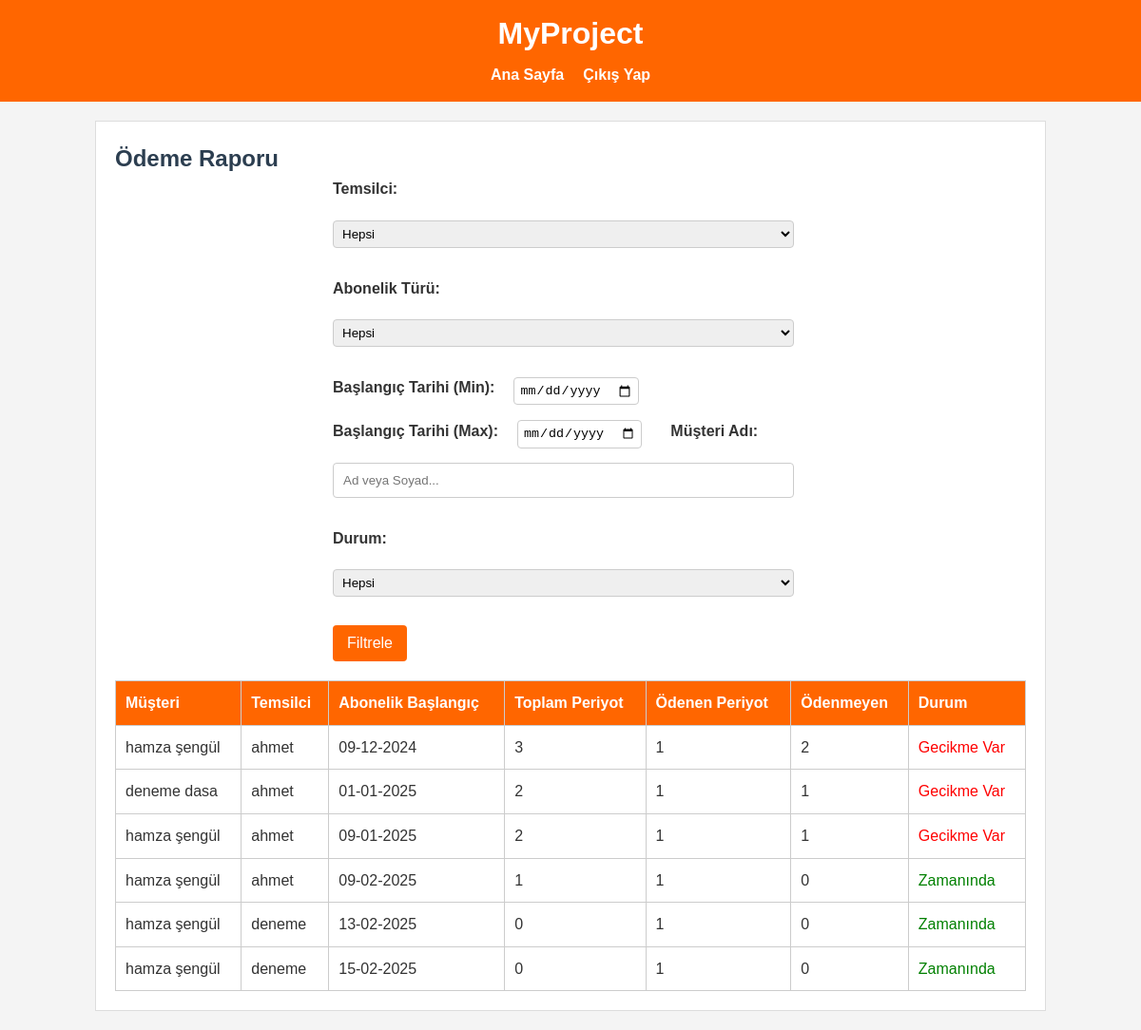
The app's page /payment-overview/ (signed in) with its own data.
### core/models.py (models this page shows, shortened)
class Customer(models.Model):
    representative = models.ForeignKey(User, on_delete=models.CASCADE, related_name='customers', verbose_name="Temsilci")
    first_name = models.CharField(max_length=30, verbose_name="Ad")
    last_name = models.CharField(max_length=30, verbose_name="Soyad")
    identifier = models.CharField(max_length=50, verbose_name="TC / Vergi No")
    tax_address = models.CharField(max_length=50, blank=True, null=True, verbose_name="Vergi Adresi")
    address = models.TextField(verbose_name="Adres")
    subscription_type = models.ForeignKey(SubscriptionType, on_delete=models.SET_NULL, null=True, blank=True, verbose_name="Abonelik Türü")
    subscription_duration = models.ForeignKey(SubscriptionDuration, on_delete=models.SET_NULL, null=True, blank=True, verbose_name="Abonelik Süresi")
    subscription_start_date = models.DateField(null=True, blank=True, verbose_name="Aboneliğin Başlama Tarihi")
    payment_method = models.ForeignKey(PaymentMethod, on_delete=models.SET_NULL, null=True, blank=True, verbose_name="Ödeme Tipi")
    payment_amount = models.DecimalField(max_digits=10, decimal_places=2, null=True, blank=True, verbose_name="Ödeme Miktarı")
    detail = models.TextField(blank=True, null=True, verbose_name="Detay Açıklama")
    created_at = models.DateTimeField(auto_now_add=True, verbose_name="Oluşturulma Tarihi")
    class Meta:
        verbose_name = "Müşteri"
        verbose_name_plural = "Müşteriler"
        ordering = ['-created_at']

### core/views.py (the view)
# urls.py: path('payment-overview/', views.payment_overview, name='payment_overview'),
@login_required
@user_passes_test(lambda u: u.is_superuser)
def payment_overview(request):
    today = date.today()
    rep_id = request.GET.get('representative')   # temsilci id
    sub_type_id = request.GET.get('sub_type')    # abonelik türü id
    date_start = request.GET.get('date_start')   # abonelik başlangıç tarihi aralığı (start)
    date_end = request.GET.get('date_end')       # abonelik başlangıç tarihi aralığı (end)
    cust_name = request.GET.get('cust_name')     # müşteri adı araması
    durum = request.GET.get('durum')             # on_time / delayed
    customers_qs = Customer.objects.all().order_by('subscription_start_date')
    if rep_id:
        customers_qs = customers_qs.filter(representative__id=rep_id)
    if sub_type_id:
        customers_qs = customers_qs.filter(subscription_type__id=sub_type_id)
    if date_start:
        try:
            date_start_parsed = datetime.strptime(date_start, '%Y-%m-%d').date()
            customers_qs = customers_qs.filter(subscription_start_date__gte=date_start_parsed)
        except ValueError:
            pass
    if date_end:
        try:
            date_end_parsed = datetime.strptime(date_end, '%Y-%m-%d').date()
            customers_qs = customers_qs.filter(subscription_start_date__lte=date_end_parsed)
        except ValueError:
            pass
    if cust_name:
        customers_qs = customers_qs.filter(
            Q(first_name__icontains=cust_name) | Q(last_name__icontains=cust_name)
        )
    payment_info = []
    for customer in customers_qs:
        if customer.subscription_start_date:
            total_periods = ((today - customer.subscription_start_date).days // 30) + 1
            if total_periods < 0:
                total_periods = 0
        else:
            total_periods = 0
        paid_periods = customer.payment_records.filter(status='paid').count()
        pending_periods = total_periods - paid_periods
        info = {
            'customer': customer,
            'total_periods': total_periods,
            'paid_periods': paid_periods,
            'pending_periods': max(pending_periods, 0),
            'on_time': pending_periods <= 0,  # True/False
            'delayed': pending_periods > 0,   # True/False
        }
        payment_info.append(info)
    if durum == 'on_time':
        payment_info = [i for i in payment_info if i['on_time'] is True]
    elif durum == 'delayed':
        payment_info = [i for i in payment_info if i['delayed'] is True]
    representatives = User.objects.filter(representative_profile__isnull=False)
    subscription_types = SubscriptionType.objects.all()
    context = {
        'payment_info': payment_info,
        'today': today,
        'selected_rep': rep_id or '',
        'selected_sub_type': sub_type_id or '',
        'selected_date_start': date_start or '',
        'selected_date_end': date_end or '',
        'selected_cust_name': cust_name or '',
        'selected_durum': durum or '',
        'representatives': representatives,
        'subscription_types': subscription_types,
    }
    return render(request, 'core/payment_overview.html', context)

### core/templates/core/payment_overview.html (shortened to what this page needs)
{% extends 'core/base.html' %}
{% block content %}
<h2>Ödeme Raporu</h2>
<form method="get" class="filter-form" style="margin-bottom: 20px;">
  <label for="representative">Temsilci:</label>
  <select name="representative" id="representative">
    <option value="">Hepsi</option>
  </select>
  <label for="sub_type">Abonelik Türü:</label>
  <select name="sub_type" id="sub_type">
    <option value="">Hepsi</option>
  </select>
  <label for="date_start">Başlangıç Tarihi (Min):</label>
  <input type="date" name="date_start" id="date_start" value="{{ selected_date_start }}">
  <label for="date_end">Başlangıç Tarihi (Max):</label>
  <input type="date" name="date_end" id="date_end" value="{{ selected_date_end }}">
  <label for="cust_name">Müşteri Adı:</label>
  <input type="text" name="cust_name" id="cust_name" value="{{ selected_cust_name }}" placeholder="Ad veya Soyad...">
  <label for="durum">Durum:</label>
  <select name="durum" id="durum">
    <option value="">Hepsi</option>
  </select>
  <button type="submit" class="btn">Filtrele</button>
</form>
<table>
  <thead>
    <tr>
      <th>Müşteri</th>
      <th>Temsilci</th>
      <th>Abonelik Başlangıç</th>
      <th>Toplam Periyot</th>
      <th>Ödenen Periyot</th>
      <th>Ödenmeyen</th>
      <th>Durum</th>
    </tr>
  </thead>
  <tbody>
    {% for info in payment_info %}
    <tr>
      <td>{{ info.customer.first_name }} {{ info.customer.last_name }}</td>
      <td>
        {% if info.customer.representative %}
          {{ info.customer.representative.username }}
        {% else %}
          -
        {% endif %}
      </td>
      <td>
        {% if info.customer.subscription_start_date %}
          {{ info.customer.subscription_start_date|date:"d-m-Y" }}
        {% else %}
          -
        {% endif %}
      </td>
      <td>{{ info.total_periods }}</td>
      <td>{{ info.paid_periods }}</td>
      <td>{{ info.pending_periods }}</td>
      <td>
        {% if info.delayed %}
          <span style="color:red;">Gecikme Var</span>
        {% else %}
          <span style="color:green;">Zamanında</span>
        {% endif %}
      </td>
    </tr>
    {% empty %}
    <tr>
      <td colspan="7">Kayıt bulunamadı.</td>
    </tr>
    {% endfor %}
  </tbody>
</table>
{% endblock %}

### core/static/core/css/style.css (style rules this page uses)
* { margin: 0; padding: 0; box-sizing: border-box; }
body { font-family: Arial, sans-serif; line-height: 1.6; background-color: #f4f4f4; color: #333; padding: 20px; }
button, .btn { background-color: #ff6600; color: #fff; border: none; padding: 10px 15px; cursor: pointer; border-radius: 4px; font-size: 1em; transition: background-color 0.3s ease; }
form { max-width: 500px; margin: auto; }
form input[type="text"], form input[type="password"], form select { width: 100%; padding: 10px; margin-bottom: 15px; border: 1px solid #ccc; border-radius: 4px; }
form label { margin-bottom: 5px; display: block; font-weight: bold; }
table { width: 100%; border-collapse: collapse; margin-top: 20px; }
table th, table td { padding: 10px; border: 1px solid #ccc; text-align: left; }
table th { background-color: #ff6600; color: #fff; }
.filter-form label { margin-right: 5px; font-weight: bold; }
.filter-form input, .filter-form select { margin-right: 15px; padding: 5px; border: 1px solid #ccc; border-radius: 4px; }
.filter-form { display: flex; flex-wrap: wrap; align-items: flex-end; gap: 15px; margin-bottom: 20px; }

### core/templates/core/base.html (style rules this page uses)
body { font-family: 'Arial', sans-serif; margin: 0; padding: 0; background-color: #f4f4f4; color: #333; }
h2 { color: #2c3e50; }

### records on screen
Customer: customer.first_name "hamza", customer.last_name "şengül", customer.representative.username "ahmet", customer.subscription_start_date "09-12-2024", total_periods "3", paid_periods "1", pending_periods "2", shows "Gecikme Var"
Customer: customer.first_name "deneme", customer.last_name "dasa", customer.representative.username "ahmet", customer.subscription_start_date "01-01-2025", total_periods "2", paid_periods "1", pending_periods "1", shows "Gecikme Var"
Customer: customer.first_name "hamza", customer.last_name "şengül", customer.representative.username "ahmet", customer.subscription_start_date "09-01-2025", total_periods "2", paid_periods "1", pending_periods "1", shows "Gecikme Var"
Customer: customer.first_name "hamza", customer.last_name "şengül", customer.representative.username "ahmet", customer.subscription_start_date "09-02-2025", total_periods "1", paid_periods "1", pending_periods "0", shows "Zamanında"
Customer: customer.first_name "hamza", customer.last_name "şengül", customer.representative.username "deneme", customer.subscription_start_date "13-02-2025", total_periods "0", paid_periods "1", pending_periods "0", shows "Zamanında"
Customer: customer.first_name "hamza", customer.last_name "şengül", customer.representative.username "deneme", customer.subscription_start_date "15-02-2025", total_periods "0", paid_periods "1", pending_periods "0", shows "Zamanında"
